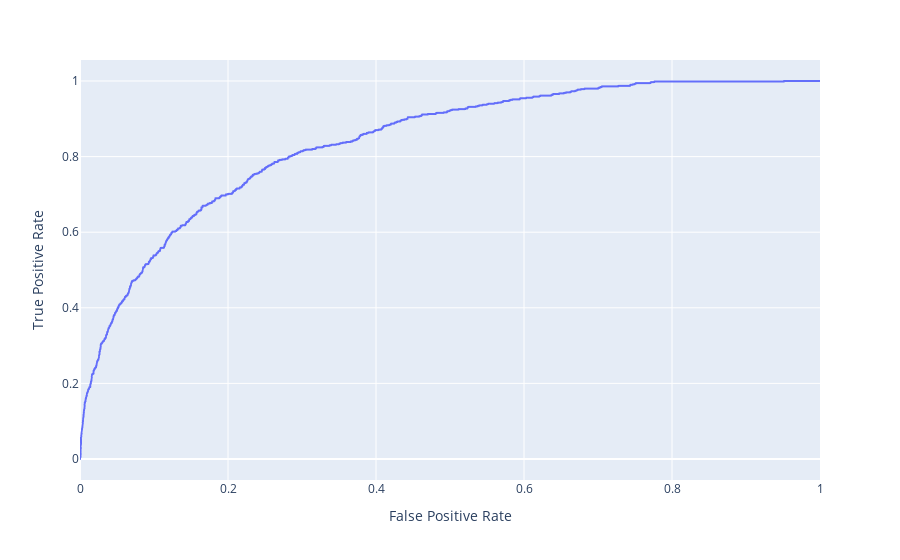

Write notebook code for a chart like this one.
### Code cell
px.line(x=fpr, y=tpr, labels={
    "x": "False Positive Rate",
    "y": "True Positive Rate"})

### Figure 1 — Plotly figure (JSON) as saved in the notebook; plotly's stock layout.template omitted (floating-point values rounded to 4 significant figures; data arrays with more than 128 entries replaced by an {"elided": "..."} marker saying what was removed)
{"data": [{"hovertemplate": "False Positive Rate=%{x}<br>True Positive Rate=%{y}<extra></extra>", "legendgroup": "", "line": {"color": "#636efa", "dash": "solid"}, "marker": {"symbol": "circle"}, "mode": "lines", "name": "", "showlegend": false, "type": "scattergl", "x": {"elided": "1148 float values"}, "xaxis": "x", "y": {"elided": "1148 float values"}, "yaxis": "y"}], "layout": {"autosize": true, "legend": {"tracegroupgap": 0}, "margin": {"t": 60}, "xaxis": {"anchor": "y", "autorange": true, "domain": [0, 1], "range": [0, 1], "title": {"text": "False Positive Rate"}, "type": "linear"}, "yaxis": {"anchor": "x", "autorange": true, "domain": [0, 1], "range": [-0.05556, 1.056], "title": {"text": "True Positive Rate"}, "type": "linear"}}}
